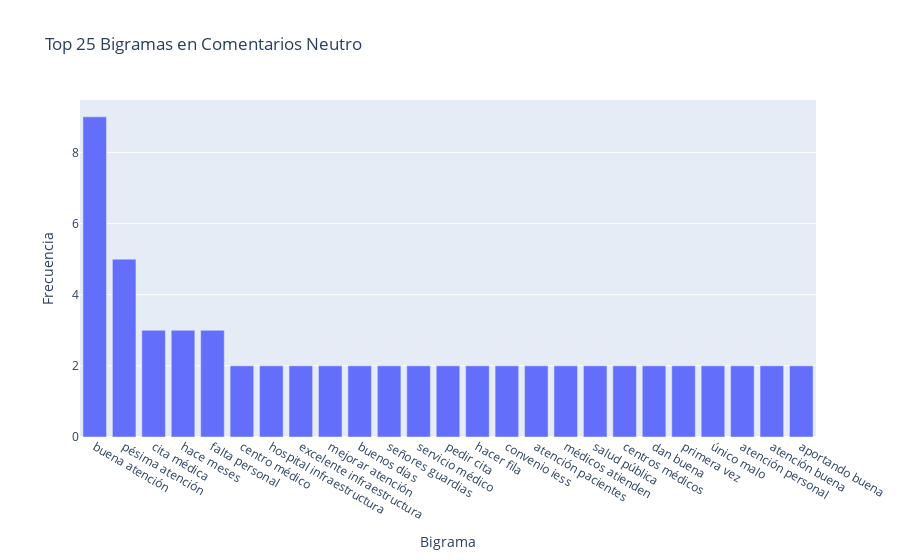

The cell this chart's notebook holds for it:
### Code cell
import plotly.express as px
from nltk import FreqDist
from nltk.corpus import stopwords
from nltk.tokenize import word_tokenize
from nltk.util import ngrams
import nltk

# Descargar recursos necesarios de nltk
nltk.download('punkt')
nltk.download('stopwords')

# Cargar el dataset
file_path = 'datosBalanceadosFin.csv'  # Cambia esta ruta si el archivo está en otro lugar
datos = pd.read_csv(file_path)

# Filtrar los comentarios negativos
comentarios_negativos = datos[datos['Sentimiento'] == 'neutro']['Comentarios']

# Definir stopwords en español
stop_words = set(stopwords.words('spanish'))
custom_stopwords = {"para", "por", "una", "con", "y", "de", "en", "que", 
                  "si","el", "la","mi", "muy","los", "las", "un", "es", 
                  "lo","le", "al", "se", "del", "hay", "son","solo", "este"}
stop_words.update(custom_stopwords)

# Tokenizar y limpiar comentarios
all_tokens = []
for comentario in comentarios_negativos:
    tokens = word_tokenize(comentario.lower())
    tokens = [word for word in tokens if word.isalpha() and word not in stop_words]
    all_tokens.extend(tokens)

# Crear bigramas
bigrams = list(ngrams(all_tokens, 2))

# Calcular frecuencia de bigramas
bigram_freq = FreqDist(bigrams)

# Seleccionar los 20 bigramas más comunes
common_bigrams = bigram_freq.most_common(25)

# Preparar datos para el gráfico
bigram_labels = [' '.join(bigram) for bigram, freq in common_bigrams]
frequencies = [freq for bigram, freq in common_bigrams]

# Crear un DataFrame con los datos de los bigramas
df_bigrams = pd.DataFrame({'Bigram': bigram_labels, 'Frequency': frequencies})

# Crear el gráfico de barras
fig = px.bar(df_bigrams, x='Bigram', y='Frequency',
             labels={'Bigram': 'Bigrama', 'Frequency': 'Frecuencia'},
             title='Top 25 Bigramas en Comentarios Neutro')

# Mostrar el gráfico
fig.show()

### Figure 1 — Plotly figure (JSON) as saved in the notebook; plotly's stock layout.template omitted (floating-point values rounded to 4 significant figures)
{"data": [{"alignmentgroup": "True", "hovertemplate": "Bigrama=%{x}<br>Frecuencia=%{y}<extra></extra>", "legendgroup": "", "marker": {"color": "#636efa", "pattern": {"shape": ""}}, "name": "", "offsetgroup": "", "orientation": "v", "showlegend": false, "textposition": "auto", "type": "bar", "x": ["buena atención", "pésima atención", "cita médica", "hace meses", "falta personal", "centro médico", "hospital infraestructura", "excelente infraestructura", "mejorar atención", "buenos días", "señores guardias", "servicio médico", "pedir cita", "hacer fila", "convenio iess", "atención pacientes", "médicos atienden", "salud pública", "centros médicos", "dan buena", "primera vez", "único malo", "atención personal", "atención buena", "aportando buena"], "xaxis": "x", "y": [9, 5, 3, 3, 3, 2, 2, 2, 2, 2, 2, 2, 2, 2, 2, 2, 2, 2, 2, 2, 2, 2, 2, 2, 2], "yaxis": "y"}], "layout": {"autosize": true, "barmode": "relative", "legend": {"tracegroupgap": 0}, "title": {"text": "Top 25 Bigramas en Comentarios Neutro"}, "xaxis": {"anchor": "y", "autorange": true, "domain": [0, 1], "range": [-0.5, 24.5], "title": {"text": "Bigrama"}, "type": "category"}, "yaxis": {"anchor": "x", "autorange": true, "domain": [0, 1], "range": [0, 9.474], "title": {"text": "Frecuencia"}, "type": "linear"}}}
